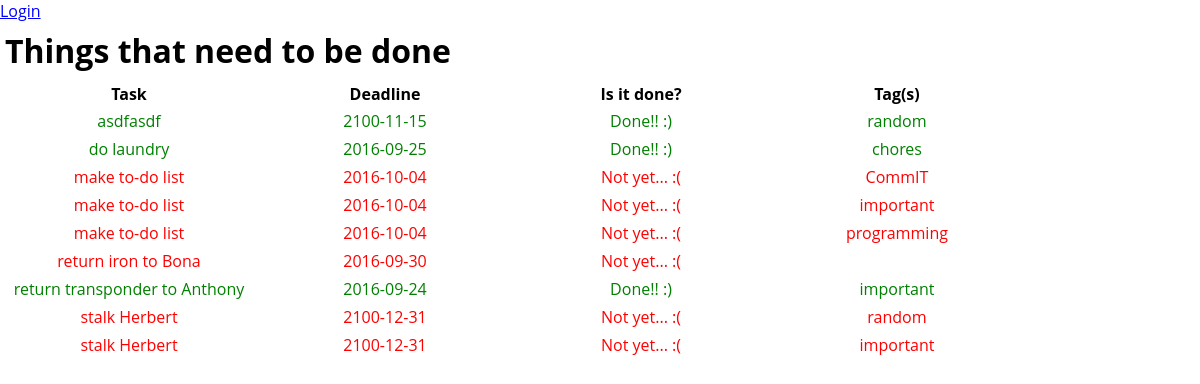
/?o=task, run on the app's committed database.
### tables this page shows
CREATE TABLE `todo_list` (
  `id` int(11) DEFAULT NULL,
  `task` varchar(32) DEFAULT NULL,
  `deadline` date DEFAULT NULL,
  `done` tinyint(1) DEFAULT NULL,
  `admin_id` int(11) DEFAULT NULL
);

CREATE TABLE `tag` (
  `id` int(11) DEFAULT NULL,
  `tag` varchar(32) DEFAULT NULL
);

### index.php (the view, shortened to what this page needs)
<!DOCTYPE html>
<html>
    <head>
        <link type='text/css' rel='stylesheet' href='style.css'/>
    </head>
    <body>
        <?php
        include 'header.php';
        ?>
        <h1>Things that need to be done</h1>
        <?php
        include 'db.php';
        $order = htmlspecialchars($_GET["o"]);
        $sql = "SELECT task, deadline, done, tag
                FROM todo_list LEFT JOIN junction_table
                ON junction_table.todo_id = todo_list.id
                LEFT JOIN tag
                ON junction_table.tag_id = tag.id
                ORDER BY todo_list.$order";
        $result = $conn->query($sql);
        if ($result->num_rows > 0) {
                echo "<table> <tr>";
                echo "<th><a href='/?o=task'>Task</a></th>";
                echo "<th><a href='/?o=deadline'>Deadline</a></th>";
                echo "<th><a href='/?o=done'>Is it done?</a></th>";
                echo "<th>Tag(s)</th></tr>";
                while($row = $result->fetch_assoc()) {
                        if($row["done"]){
                                echo "<tr class='done'>";
                        } else {
                                echo "<tr class='not-done'>";
                        }
                        echo "<td>".$row["task"]. "</td><td>";
                        echo $row["deadline"] . "</td><td>";
                        if ($row["done"] == true) {
                                echo "Done!! :)";
                        } else {
                                echo "Not yet... :(";
                        }
                        echo "</td><td>" . $row["tag"];
                        echo "</td></tr>";
                }
                echo "</table>";
        } else {
                echo "No Task to be done. Hurray! \o/";
        }
        ?>
    </body>
</html>

### style.css (style rules this page uses)
body { margin: 0px; padding: 0px; font-family: open sans, calibri, arial; }
a { text-decoration: none; color: black; }
h1 { size: 30px; margin: 5px; line-height: 1.5; }
td { width: 250px; border: 1px; padding: 2px; text-align: center; }
.done { color: green; }
.not-done { color: red; }

### data on the page
todo_list: task "asdfasdf", deadline "2100-11-15", done "Done!! :)", tag.tag "random"
todo_list: task "do laundry", deadline "2016-09-25", done "Done!! :)", tag.tag "chores"
todo_list: task "make to-do list", deadline "2016-10-04", done "Not yet... :(", tag.tag "CommIT", tag.tag "important", tag.tag "programming"
todo_list: task "return iron to Bona", deadline "2016-09-30", done "Not yet... :("
todo_list: task "return transponder to Anthony", deadline "2016-09-24", done "Done!! :)", tag.tag "important"
todo_list: task "stalk Herbert", deadline "2100-12-31", done "Not yet... :(", tag.tag "random", tag.tag "important"
